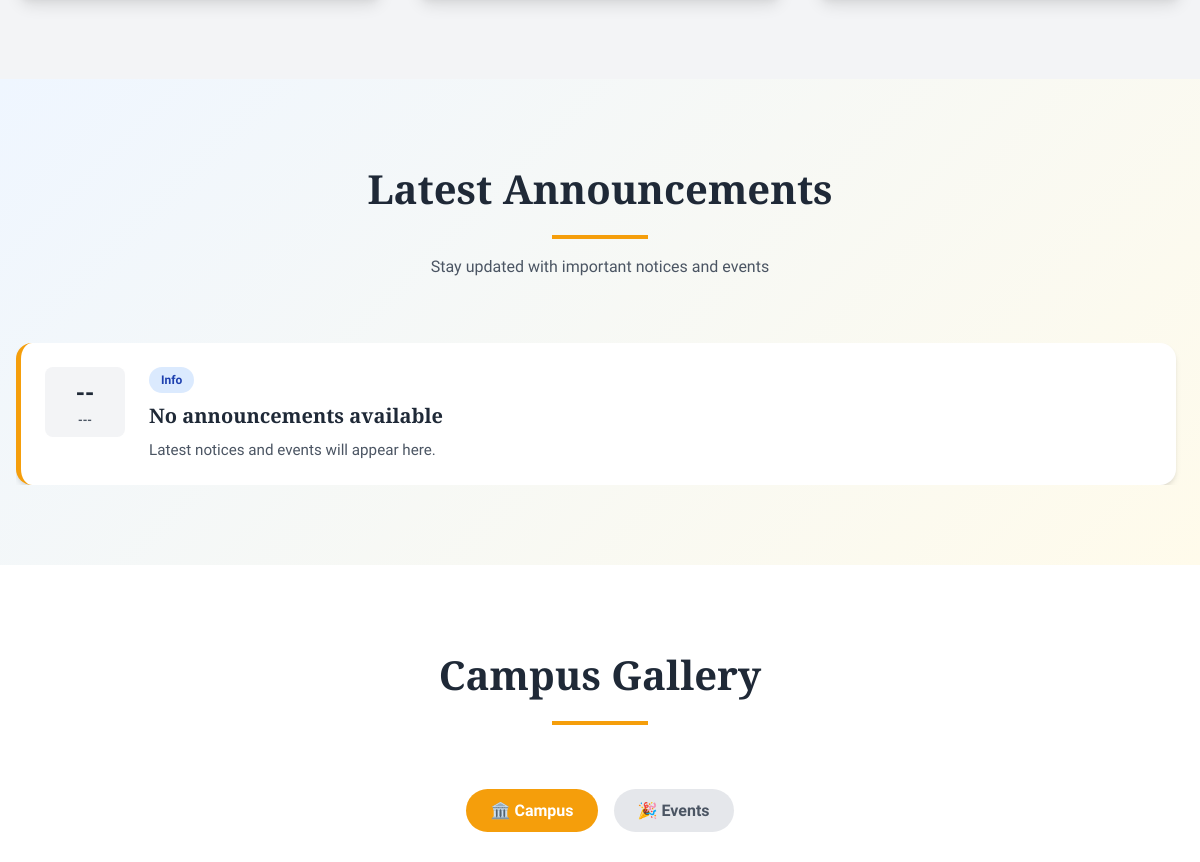
The app's page / (middle part), older data.
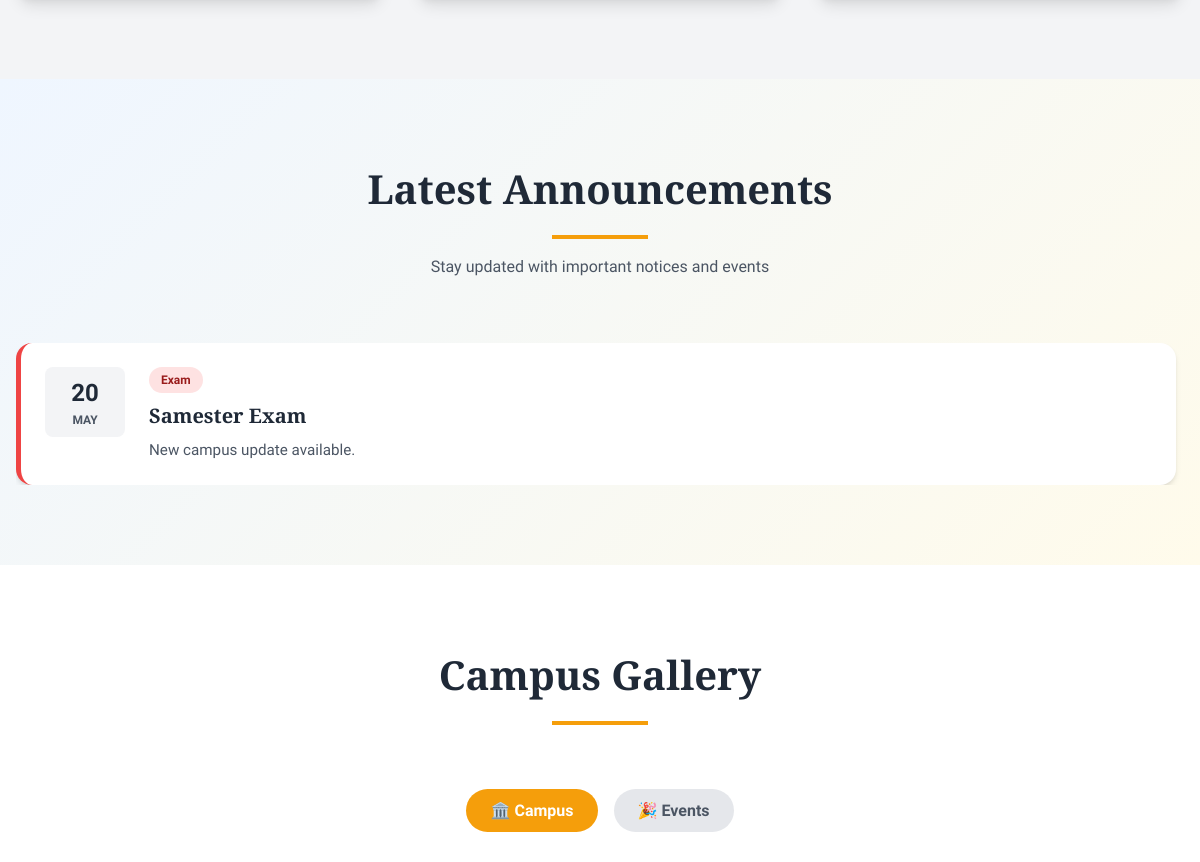
The same page, newer data.
### apps/students/models.py (models this page shows, shortened)
class AcademicCalendarEvent(models.Model):
	EVENT_TYPE_CHOICES = [
		('Event', 'Event'),
		('Holiday', 'Holiday'),
		('Exam', 'Exam'),
		('Notice', 'Notice'),
		('Meeting', 'Meeting'),
	]
	VISIBILITY_CHOICES = [
		('ALL', 'All Users'),
		('FACULTY_ADMIN', 'Faculty and Admin Only'),
	]
	title = models.CharField(max_length=200)
	event_date = models.DateField()
	event_type = models.CharField(max_length=20, choices=EVENT_TYPE_CHOICES, default='Event')
	description = models.TextField(blank=True)
	venue = models.CharField(max_length=200, blank=True)
	visibility = models.CharField(max_length=20, choices=VISIBILITY_CHOICES, default='ALL')
	posted_by = models.ForeignKey(User, on_delete=models.SET_NULL, null=True, blank=True, related_name='posted_academic_events')
	is_active = models.BooleanField(default=True)
	created_at = models.DateTimeField(auto_now_add=True)
	class Meta:
		ordering = ['event_date', 'title']

### E_campus/views.py (the view)
# urls.py: 2. Add a URL to urlpatterns:  path('', views.home, name='home')
def home(request):
    public_announcements = AcademicCalendarEvent.objects.filter(
        is_active=True,
        visibility='ALL',
    ).exclude(
        event_type='Meeting',
    ).order_by('-event_date', '-created_at')[:6]
    return render(request, 'index.html', {'public_announcements': public_announcements})

### templates/index.html (shortened to what this page needs)
<!DOCTYPE html>
<html lang="en">
<head>
    {% load static %}
    <link rel="stylesheet" href="{% static 'css/home.css' %}">
    <link rel="stylesheet" href="{% static 'css/home_footer.css' %}">
</head>
<body>
    <main style="display: contents;">
    <div id="app-wrapper">
        <div>
        <section id="courses" class="section-padding bg-gray">
        </section>
        <section id="announcements" class="section-padding bg-light-gradient">
            <div class="container">
                <div class="section-header">
                    <h2>Latest Announcements</h2>
                    <div class="divider"></div>
                    <p class="section-sub">Stay updated with important notices and events</p>
                </div>
                <div class="announcement-scroll">
                <div class="announcement-grid">
                    {% for item in public_announcements %}
                    <div class="announcement-card {% if item.event_type == 'Exam' %}urgent{% elif item.event_type == 'Notice' %}info{% else %}normal{% endif %} hover-lift">
                        <div class="ann-date">
                            <span class="day">{{ item.event_date|date:'d' }}</span>
                            <span class="month">{{ item.event_date|date:'M'|upper }}</span>
                        </div>
                        <div class="ann-content">
                            <div class="ann-tag {% if item.event_type == 'Exam' %}red{% elif item.event_type == 'Notice' %}blue{% elif item.event_type == 'Holiday' %}amber{% else %}green{% endif %}">
                                {{ item.event_type }}
                            </div>
                            <h3>{{ item.title }}</h3>
                            <p>{{ item.description|default:'New campus update available.' }}</p>
                        </div>
                    </div>
                    {% empty %}
                    <div class="announcement-card normal hover-lift">
                        <div class="ann-date">
                            <span class="day">--</span>
                            <span class="month">---</span>
                        </div>
                        <div class="ann-content">
                            <div class="ann-tag blue">Info</div>
                            <h3>No announcements available</h3>
                            <p>Latest notices and events will appear here.</p>
                        </div>
                    </div>
                    {% endfor %}
                </div>
                </div>
            </div>
        </section>
        <section id="gallery" class="section-padding bg-white">
            <div class="container">
                <div class="section-header">
                    <h2>Campus Gallery</h2>
                    <div class="divider"></div>
                </div>
                <div class="gallery-tabs">
                    <button onclick="showGallery('campus')" id="tab-campus" class="btn btn-primary btn-pill">🏛️ Campus</button>
                    <button onclick="showGallery('events')" id="tab-events" class="btn btn-secondary btn-pill">🎉 Events</button>
                </div>
            </div>
        </section>
        </div>
    </div>
    </main>
</body>
</html>

Row changes from the older to the newer data that the page shows:
added AcademicCalendarEvent: event_date "20", event_date "MAY", event_type "Exam", title "Samester Exam", description "New campus update available."
Text that changed along with them:
text no longer shown: "-- --- Info No announcements available Latest notices and events will appear here."
